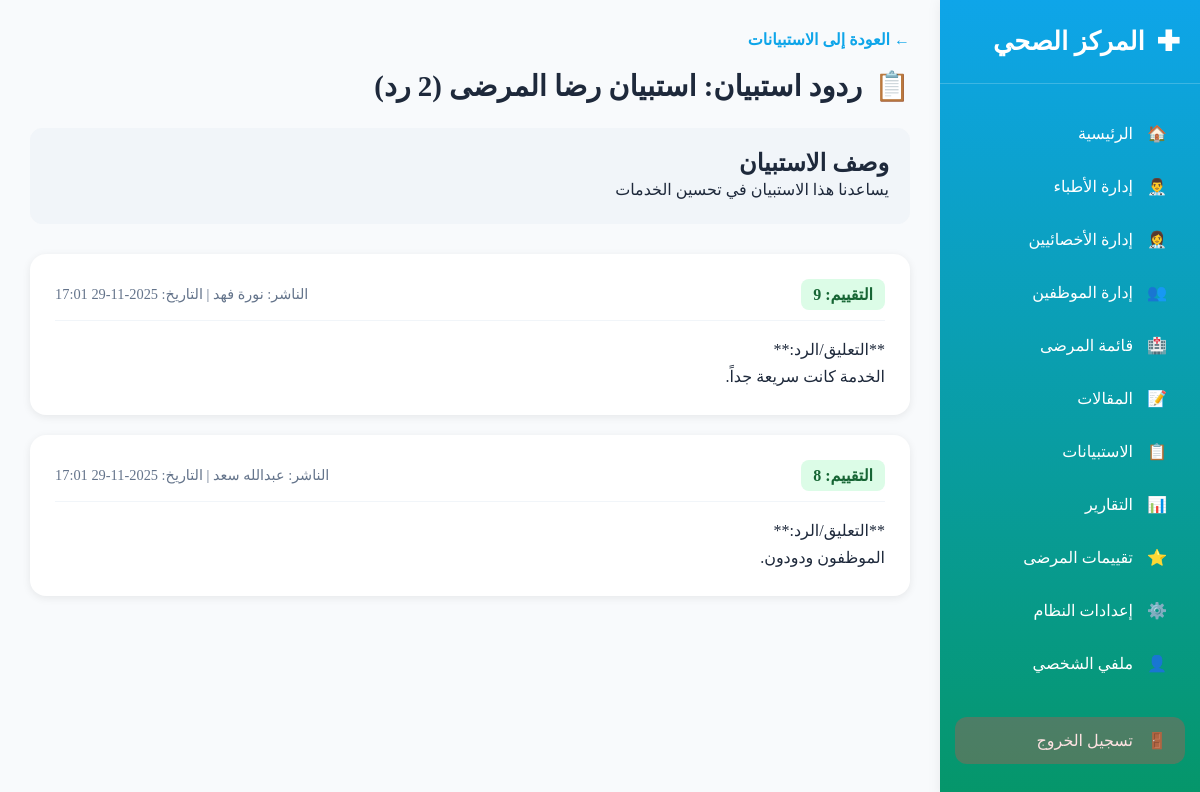
Screenshot of /admin/view_responses.php?survey_id=1 (signed in) with the database file from the repository.
### tables this page shows
CREATE TABLE `surveys` (
  `id` int NOT NULL,
  `title` varchar(255) NOT NULL,
  `description` text,
  `created_by` int NOT NULL,
  `created_at` timestamp NOT NULL DEFAULT CURRENT_TIMESTAMP
);

CREATE TABLE `survey_responses` (
  `id` int NOT NULL,
  `survey_id` int NOT NULL,
  `patient_id` int DEFAULT NULL,
  `score` int DEFAULT NULL,
  `response_text` text,
  `created_at` timestamp NOT NULL DEFAULT CURRENT_TIMESTAMP
);

CREATE TABLE `patients` (
  `id` int NOT NULL,
  `full_name` varchar(100) NOT NULL,
  `email` varchar(100) DEFAULT NULL,
  `phone` varchar(20) DEFAULT NULL,
  `dob` date DEFAULT NULL,
  `gender` enum('male','female','other') DEFAULT NULL,
  `address` text,
  `created_at` timestamp NOT NULL DEFAULT CURRENT_TIMESTAMP
);

### admin/view_responses.php (the view, shortened to what this page needs)
<?php
$database = new Database();
$conn = $database->getConnection();
$survey_id = (int)$_GET['survey_id'];
$stmt_survey = $conn->prepare("SELECT title, description FROM surveys WHERE id = ?");
$stmt_survey->execute([$survey_id]);
$survey = $stmt_survey->fetch(PDO::FETCH_ASSOC);
$query = "
    SELECT
        sr.score,                    -- التقييم الذي قدمه المريض
        sr.response_text,            -- نص الرد الذي قدمه المريض
        sr.created_at,               -- تاريخ ووقت تقديم الرد
        p.full_name as patient_name  -- اسم المريض الذي قدم الرد
    FROM survey_responses sr
    LEFT JOIN patients p ON sr.patient_id = p.id  -- الانضمام إلى جدول المرضى للحصول على اسم المريض
    WHERE sr.survey_id = ?  -- تحديد الاستبيان الذي تمت عليه الردود باستخدام معرّف الاستبيان
    ORDER BY sr.created_at DESC  -- ترتيب الردود حسب تاريخ تقديمها من الأحدث إلى الأقدم
";
$stmt = $conn->prepare($query);
$stmt->execute([$survey_id]);
$responses = $stmt->fetchAll(PDO::FETCH_ASSOC);
$response_count = count($responses);
?>
<!DOCTYPE html>
<html lang="ar" dir="rtl">
<head>
    <?php include 'includes/sidebar.php' ?>
</head>
<body>
    <div class="main-content">
        <a href="surveys.php" class="back-link">← العودة إلى الاستبيانات</a>
        <div class="page-header">
            <h1 class="page-title">
                <span class="icon">📋</span>
                ردود استبيان: <?= htmlspecialchars($survey['title']) ?> (<?= $response_count ?> رد)
            </h1>
        </div>
        <div class="survey-info-card">
            <h2>وصف الاستبيان</h2>
            <p><?= nl2br(htmlspecialchars($survey['description'])) ?></p>
        </div>
        <?php if ($response_count > 0): ?>
            <?php foreach ($responses as $response): ?>
            <div class="response-card">
                <div class="response-header">
                    <div class="score-badge">
                        التقييم: <?= $response['score'] ?? 'غير متوفر' ?>
                    </div>
                    <div class="response-meta">
                        الناشر: <?= htmlspecialchars($response['patient_name'] ?? 'مستخدم مجهول') ?> |
                        التاريخ: <?= date('Y-m-d H:i', strtotime($response['created_at'])) ?>
                    </div>
                </div>
                <p class="response-comment">
                    **التعليق/الرد:**<br>
                    <?= nl2br(htmlspecialchars($response['response_text'] ?? 'لا يوجد رد نصي.')) ?>
                </p>
            </div>
            <?php endforeach; ?>
        <?php endif; ?>
    </div>
</body>
</html>

### admin/view_responses.php (style rules this page uses)
* { margin: 0; padding: 0; box-sizing: border-box; }
.main-content { margin-right: 260px; padding: 30px; }
.page-header { display: flex; justify-content: space-between; align-items: center; margin-bottom: 25px; flex-wrap: wrap; gap: 15px; }
.page-title { font-size: 1.8rem; font-weight: 700; color: var(--text-color); display: flex; align-items: center; gap: 12px; }
.survey-info-card { background: var(--border-color); border-radius: 12px; padding: 20px; margin-bottom: 30px; border: 1px solid var(--border-color); }
.survey-info-card h2 { margin-top: 0; font-size: 1.5rem; color: var(--text-color); }
.survey-info-card p { color: var(--text-color); line-height: 1.6; }
.response-card { background: var(--card-bg); border-radius: 16px; padding: 25px; margin-bottom: 20px; box-shadow: 0 2px 8px var(--card-shadow); }
.response-header { display: flex; justify-content: space-between; align-items: center; margin-bottom: 15px; border-bottom: 1px solid var(--border-color); padding-bottom: 10px; }
.score-badge { padding: 6px 12px; border-radius: 8px; font-weight: 700; background: #dcfce7; color: #166534; }
.response-meta { font-size: 0.9rem; color: var(--muted-text); }
.response-comment { line-height: 1.7; color: var(--text-color); }
.back-link { margin-bottom: 20px; display: inline-block; color: #0ea5e9; text-decoration: none; font-weight: 600; }

### admin/includes/theme_logic.php (style rules this page uses)
:root { --bg-color: #f8fafc; --text-color: #1e293b; --card-bg: white; --card-shadow: rgba(0,0,0,0.08); --header-bg: white; --header-shadow: rgba(0,0,0,0.08); --sidebar-bg: linear-gradient(180deg, #0ea5e9 0%, #059669 100%); --sidebar-text: white; --border-color: #f1f5f9; --muted-text: #64748b; --stat-title-color: #64748b; --toggle-bg: #e2e8f0; --toggle-thumb: white; --department-active: #dcfce7; --department-inactive: #fee2e2; --department-active-text: #166534; --department-inactive-text: #dc2626; }
body { background-color: var(--bg-color); color: var(--text-color); transition: background-color 0.3s ease, color 0.3s ease; }

### rows the page displays
surveys: title "استبيان رضا المرضى", description "يساعدنا هذا الاستبيان في تحسين الخدمات"
survey_responses: score "9", patient.full_name "نورة فهد", created_at "2025-11-29 17:01", response_text "الخدمة كانت سريعة جداً."
survey_responses: score "8", patient.full_name "عبدالله سعد", created_at "2025-11-29 17:01", response_text "الموظفون ودودون."

### other values shown
$response_count "2"
